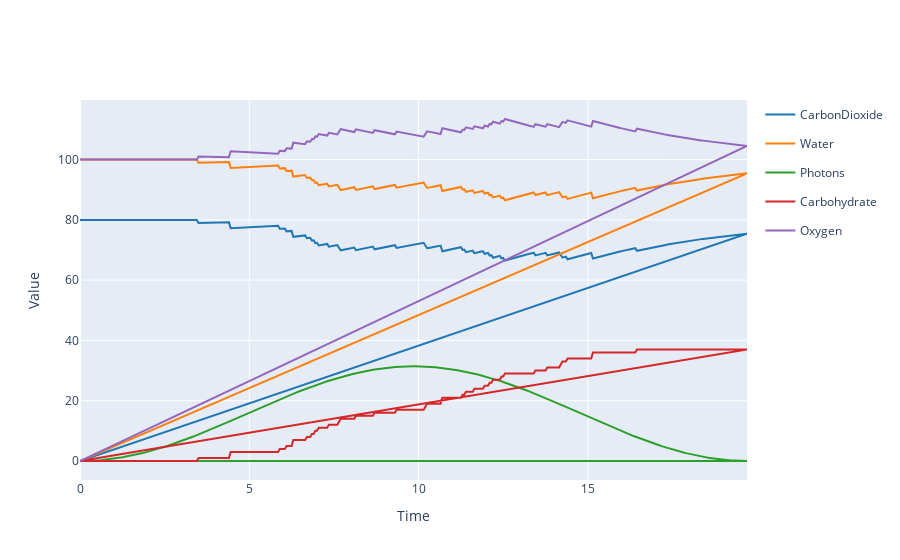

Notebook code for this chart:
### Markdown cell above
# Visualization

### Code cell
results.plotplotly()

### Figure 1 — Plotly figure (JSON) as saved in the notebook; plotly's stock layout.template omitted (floating-point values rounded to 4 significant figures; data arrays with more than 128 entries replaced by an {"elided": "..."} marker saying what was removed)
{"data": [{"legendgroup": "CarbonDioxide", "line": {"color": "#1f77b4"}, "mode": "lines", "name": "CarbonDioxide", "type": "scatter", "x": {"elided": "800 float values"}, "y": {"elided": "800 float values"}}, {"legendgroup": "Water", "line": {"color": "#ff7f0e"}, "mode": "lines", "name": "Water", "type": "scatter", "x": {"elided": "800 float values"}, "y": {"elided": "800 float values"}}, {"legendgroup": "Photons", "line": {"color": "#2ca02c"}, "mode": "lines", "name": "Photons", "type": "scatter", "x": {"elided": "800 float values"}, "y": {"elided": "800 float values"}}, {"legendgroup": "Carbohydrate", "line": {"color": "#d62728"}, "mode": "lines", "name": "Carbohydrate", "type": "scatter", "x": {"elided": "800 float values"}, "y": {"elided": "800 int values"}}, {"legendgroup": "Oxygen", "line": {"color": "#9467bd"}, "mode": "lines", "name": "Oxygen", "type": "scatter", "x": {"elided": "800 float values"}, "y": {"elided": "800 float values"}}], "layout": {"showlegend": true, "title": {"text": ""}, "xaxis": {"title": {"text": "Time"}}, "yaxis": {"title": {"text": "Value"}}}}
